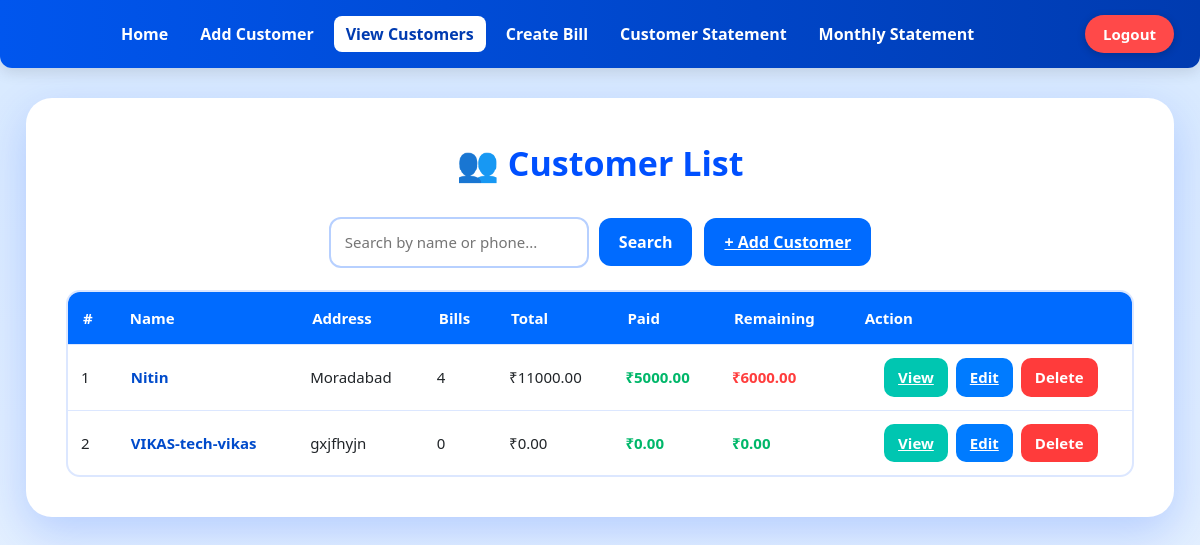
Screenshot of /view-customers/ (signed in) with the database file from the repository.
### bills/models.py (models this page shows, shortened)
class Customer(models.Model):
    name = models.CharField(max_length=200, unique=True)
    phone = models.CharField(max_length=15, blank=True, null=True)
    address = models.TextField(blank=True, null=True)
    created_at = models.DateTimeField(auto_now_add=True)
    total_amount = models.DecimalField(max_digits=12, decimal_places=2, default=Decimal('0.00'))
    paid_amount = models.DecimalField(max_digits=12, decimal_places=2, default=Decimal('0.00'))
    remaining_amount = models.DecimalField(max_digits=12, decimal_places=2, default=Decimal('0.00'))
    class Meta:
        ordering = ['name']

### bills/views.py (the view)
# urls.py: path('view-customers/', views.view_customers, name='view_customers'),
@login_required
def view_customers(request):
    q = request.GET.get('q', '').strip()
    customers = Customer.objects.all()
    if q:
        customers = customers.filter(name__icontains=q) | customers.filter(phone__icontains=q)
    customer_data = []
    for c in customers:
        bills = Bill.objects.filter(customer=c)
        total_amount = sum((b.total_amount or Decimal('0')) for b in bills)
        total_paid = sum((b.paid_amount or Decimal('0')) for b in bills)
        customer_data.append({
            "id": c.id,
            "name": c.name,
            "phone": c.phone,
            "address": c.address,
            "total_bills": bills.count(),
            "total_amount": total_amount,
            "total_paid": total_paid,
            "total_remaining": total_amount - total_paid,
        })
    return render(request, "view_customers.html", {"customers": customer_data, "q": q})

### templates/view_customers.html (shortened to what this page needs)
{% extends "base.html" %}
{% block content %}
<div class="page-wrapper">
  <div class="card-shell">
    <div class="page-title">👥 Customer List</div>
    <div class="controls">
      <form method="get">
        <input type="text" name="q" value="{{ q }}" placeholder="Search by name or phone...">
        <button class="btn-primary">Search</button>
      </form>
      <a href="{% url 'add_customer' %}" class="btn-primary">+ Add Customer</a>
    </div>
    <div class="table-wrap">
      <div class="desktop-table">
        {% if customers %}
        <table class="custom-table">
          <thead>
            <tr>
              <th>#</th><th>Name</th><th>Address</th><th>Bills</th>
              <th>Total</th><th>Paid</th><th>Remaining</th><th>Action</th>
            </tr>
          </thead>
          <tbody>
            {% for c in customers %}
            <tr>
              <td>{{ forloop.counter }}</td>
              <td style="text-align:left;padding-left:16px;">
                <a href="{% url 'customer_detail' c.id %}" style="color:#004bcb;font-weight:700;text-decoration:none;">
                  {{ c.name }}
                </a>
              </td>
              <td>{{ c.address|default:"—" }}</td>
              <td>{{ c.total_bills }}</td>
              <td>₹{{ c.total_amount|floatformat:2 }}</td>
              <td class="row-success">₹{{ c.total_paid|floatformat:2 }}</td>
              <td class="{% if c.total_remaining != 0 %}row-danger{% else %}row-success{% endif %}">
                ₹{{ c.total_remaining|floatformat:2 }}
              </td>
              <td>
                <div class="action-buttons">
                  <a href="{% url 'customer_detail' c.id %}" class="btn-sm btn-view">View</a>
                  <a href="{% url 'edit_customer' c.id %}" class="btn-sm btn-edit">Edit</a>
                  <form method="post" action="{% url 'delete_customer' c.id %}">
                    <button class="btn-sm btn-delete" onclick="return confirm('Delete {{ c.name }}?');">Delete</button>
                  </form>
                </div>
              </td>
            </tr>
            {% endfor %}
          </tbody>
        </table>
        {% else %}
        <div style="padding:22px;text-align:center;color:#666;">No customers found.</div>
        {% endif %}
      </div>
    </div>
  </div>
</div>
{% endblock %}

### templates/base.html (style rules this page uses)
:root { --primary: #0047cc; --primary-dark: #00339a; --nav-bg: linear-gradient(90deg,#0056ee,#003bb0); --soft-bg: #f3f6ff; --muted: #6c757d; --radius: 14px; --shadow: 0 4px 15px rgba(0,0,0,0.12); }
html, body { background: var(--soft-bg); margin:0; padding:0; font-family:'Segoe UI',system-ui,Arial; }

### templates/view_customers.html (style rules this page uses)
body { background: linear-gradient(180deg, #d7e9ff, #e9f3ff) !important; min-height: 100vh; padding-bottom: 40px; }
body::before, body::after { content: none !important; }
.page-wrapper { display:flex; justify-content:center; padding:30px 14px 70px; }
.card-shell { width:100%; max-width:1200px; background:#fff; border-radius:26px; padding:40px; box-shadow:0px 15px 45px rgba(0, 68, 255, 0.20); }
.page-title { text-align:center; font-size:34px; font-weight:900; color:#0050ff; margin-bottom:28px; }
.controls { display:flex; justify-content:center; align-items:center; gap:12px; flex-wrap:wrap; margin-bottom:22px; }
.controls form { display:flex; align-items:center; gap:10px; }
.controls input { padding:12px 14px; border-radius:12px; border:2px solid #b7d0ff; font-size:15px; width:260px; }
.btn-primary { background:#006bff; padding:12px 20px; border-radius:12px; border:none; color:white; font-weight:750; cursor:pointer; }
.table-wrap { max-height: 450px; overflow-y: auto; overflow-x: auto; border-radius: 14px; border: 2px solid #dce7ff; }
table.custom-table { width:100%; border-collapse:collapse; min-width:900px; }
thead th { background:#006bff; color:white; padding:15px; font-size:15px; position: sticky; top: 0; z-index: 2; }
tbody td { padding:13px; border-top:1px solid #dce7ff; font-size:15px; }
.row-success { color:#00b76a; font-weight:700; }
.row-danger { color:#ff3d3d; font-weight:700; }
.action-buttons { display:flex; gap:8px; justify-content:center; }
.btn-sm { border:none; padding:8px 14px; font-weight:700; border-radius:10px; color:white; cursor:pointer; }
.btn-view { background:#00c6b1; }
.btn-edit { background:#007bff; }
.btn-delete { background:#ff3b3b; }

### rows the page displays
Customer: name "Nitin", address "Moradabad"
Customer: name "VIKAS-tech-vikas", address "gxjfhyjn"

### other values shown
{{ c.total_bills }} "4" "0"
{{ c.total_amount|floatformat:2 }} "11000.00" "0.00"
{{ c.total_paid|floatformat:2 }} "5000.00" "0.00"
{{ c.total_remaining|floatformat:2 }} "6000.00" "0.00"
